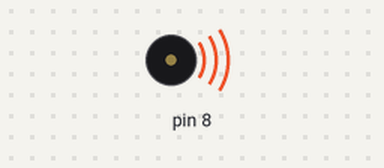
Recording of a sketch running on a simulated Arduino Uno, built with avr-gcc and run on an emulated ATmega328P. Shown: buzzer (waves = sounding).

Above: at 0.5 s.
Timing chart, 0 to 6.9 s (numbered marks = the images above):
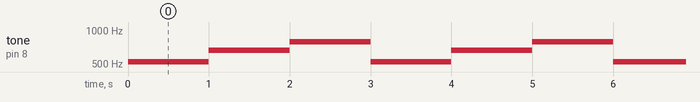

Measured:
- by itself, tone on pin 8: repeats every 3.0 s: 659 Hz 1.0 s, 784 Hz 1.0 s, 523 Hz 1.0 s

The sketch:

Buzzer.ino
```cpp
#include "Buzzer.h"

Buzzer buzzer;

void setup() {
  // put your setup code here, to run once:
  buzzer.setup();
}

void loop() {
  // put your main code here, to run repeatedly:
  buzzer.play(NT_DO, 1000);
  buzzer.play(NT_MI, 1000);
  buzzer.play(NT_SOL, 1000);
}
```

Buzzer.h
```cpp
#pragma once

#define DEF_BUZZER_PORT	(8)

enum NoteType
{
	NT_DO = 523, NT_RE = 587, NT_MI = 659, NT_FA = 698, NT_SOL = 784, NT_LA = 880, NT_SI = 988
};

class Buzzer
{
public:
	Buzzer(void) { setPort(DEF_BUZZER_PORT); }
	~Buzzer() {}

	void setPort(int nPort) { m_nPort = nPort; }
	void setup(void) { initBuzzer(); }
	void play(int nNote, int nTime)
	{
		tone(m_nPort, nNote, nTime);
		delay(nTime);
	}

private:
	int m_nPort;

	void initBuzzer(void)
	{
		pinMode(m_nPort, OUTPUT);
	}
};
```
